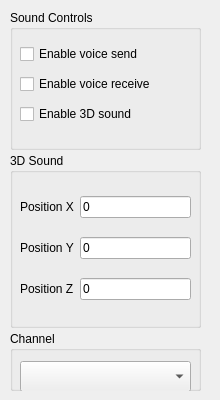
<?xml version="1.0" encoding="UTF-8"?>
<ui version="4.0">
 <class>Form</class>
 <widget class="QWidget" name="Form">
  <property name="geometry">
   <rect>
    <x>0</x>
    <y>0</y>
    <width>220</width>
    <height>400</height>
   </rect>
  </property>
  <property name="minimumSize">
   <size>
    <width>220</width>
    <height>400</height>
   </size>
  </property>
  <property name="maximumSize">
   <size>
    <width>220</width>
    <height>400</height>
   </size>
  </property>
  <property name="windowTitle">
   <string>Form</string>
  </property>
  <widget class="QWidget" name="verticalLayoutWidget">
   <property name="geometry">
    <rect>
     <x>10</x>
     <y>10</y>
     <width>191</width>
     <height>381</height>
    </rect>
   </property>
   <layout class="QVBoxLayout" name="verticalLayout">
    <property name="spacing">
     <number>3</number>
    </property>
    <item>
     <widget class="QGroupBox" name="controlGroup">
      <property name="maximumSize">
       <size>
        <width>16777215</width>
        <height>140</height>
       </size>
      </property>
      <property name="title">
       <string>Sound Controls</string>
      </property>
      <widget class="QWidget" name="verticalLayoutWidget_2">
       <property name="geometry">
        <rect>
         <x>10</x>
         <y>30</y>
         <width>166</width>
         <height>91</height>
        </rect>
       </property>
       <layout class="QVBoxLayout" name="verticalLayout_2">
        <item>
         <widget class="QCheckBox" name="enableSendButton">
          <property name="text">
           <string>Enable voice send</string>
          </property>
         </widget>
        </item>
        <item>
         <widget class="QCheckBox" name="enableReceiveButton">
          <property name="text">
           <string>Enable voice receive</string>
          </property>
         </widget>
        </item>
        <item>
         <widget class="QCheckBox" name="enableSurroundButton">
          <property name="text">
           <string>Enable 3D sound</string>
          </property>
         </widget>
        </item>
       </layout>
      </widget>

     </widget>
    </item>
    <item>
     <widget class="QGroupBox" name="surroundGroup">
      <property name="title">
       <string>3D Sound</string>
      </property>
      <widget class="QWidget" name="verticalLayoutWidget_3">
       <property name="geometry">
        <rect>
         <x>10</x>
         <y>30</y>
         <width>171</width>
         <height>131</height>
        </rect>
       </property>
       <layout class="QVBoxLayout" name="verticalLayout_3">
        <item>
         <layout class="QHBoxLayout" name="horizontalLayout_4">
          <item>
           <widget class="QLabel" name="labelX">
            <property name="text">
             <string>Position X</string>
            </property>
           </widget>
          </item>
          <item>
           <widget class="QLineEdit" name="xLineEdit">
            <property name="layoutDirection">
             <enum>Qt::LeftToRight</enum>
            </property>
            <property name="inputMethodHints">
             <set>Qt::ImhDigitsOnly</set>
            </property>
            <property name="text">
             <string>0</string>
            </property>
           </widget>
          </item>
         </layout>
        </item>
        <item>
         <layout class="QHBoxLayout" name="horizontalLayout_3">
          <item>
           <widget class="QLabel" name="yLabel">
            <property name="text">
             <string>Position Y</string>
            </property>
           </widget>
          </item>
          <item>
           <widget class="QLineEdit" name="yLineEdit">
            <property name="inputMethodHints">
             <set>Qt::ImhDigitsOnly</set>
            </property>
            <property name="text">
             <string>0</string>
            </property>
           </widget>
          </item>
         </layout>
        </item>
        <item>
         <layout class="QHBoxLayout" name="horizontalLayout_2">
          <item>
           <widget class="QLabel" name="zLabel">
            <property name="text">
             <string>Position Z</string>
            </property>
           </widget>
          </item>
          <item>
           <widget class="QLineEdit" name="zLineEdit">
            <property name="inputMethodHints">
             <set>Qt::ImhDigitsOnly</set>
            </property>
            <property name="text">
             <string>0</string>
            </property>
           </widget>
          </item>
         </layout>
        </item>
       </layout>
      </widget>
     </widget>
    </item>
    <item>
     <widget class="QGroupBox" name="channelGroup">
      <property name="maximumSize">
       <size>
        <width>16777215</width>
        <height>60</height>
       </size>
      </property>
      <property name="title">
       <string>Channel</string>
      </property>
      <widget class="QComboBox" name="channelComboBox">
       <property name="geometry">
        <rect>
         <x>10</x>
         <y>30</y>
         <width>171</width>
         <height>31</height>
        </rect>
       </property>
      </widget>
     </widget>
    </item>
   </layout>
  </widget>
 </widget>
 <resources/>
 <connections/>
</ui>
